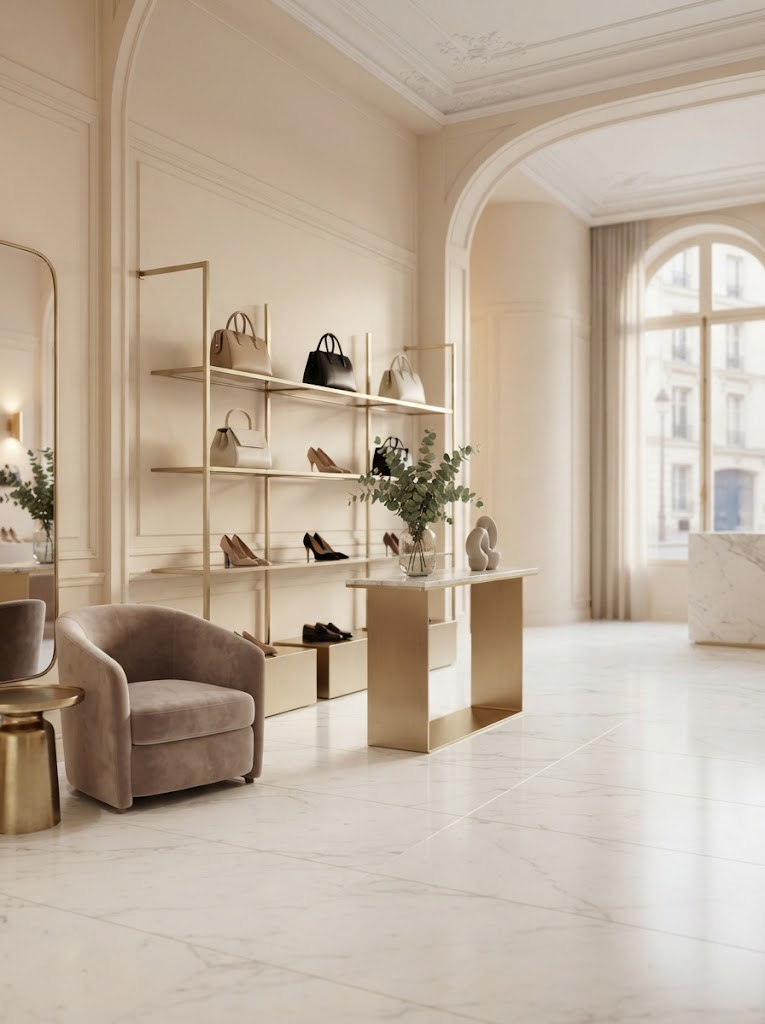
#> input picture episodes/2026-10-27_kering/decors/boutique.jpg, 765 x 1024 px
$ python test_veo.py out.png
#> lines starting #> are read from the running program, lines starting #| are printed output that depends on the picture
"""Test : clips Veo (Gemini) détourés et intégrés dans la boutique Kering, avec la voix. usage : python3 test_veo.py sortie.mp4"""
import sys, os, subprocess, numpy as np, cv2
from PIL import Image
D = os.path.dirname(os.path.abspath(__file__)); E = f'{D}/../../episodes/2026-10-27_kering'
W, H, FPS = 1080, 1920, 24
BG = Image.open(f'{E}/decors/boutique.jpg').convert('RGB'); BG = BG.resize((int(BG.width*1920/BG.height), 1920), Image.LANCZOS)
#> further down, BG is the input picture: PIL image 765x1024 RGB; mean R, G, B 189.9, 174.4, 157.1
BG = np.asarray(BG.crop(((BG.width-W)//2, 0, (BG.width-W)//2+W, H))).astype(np.float32)
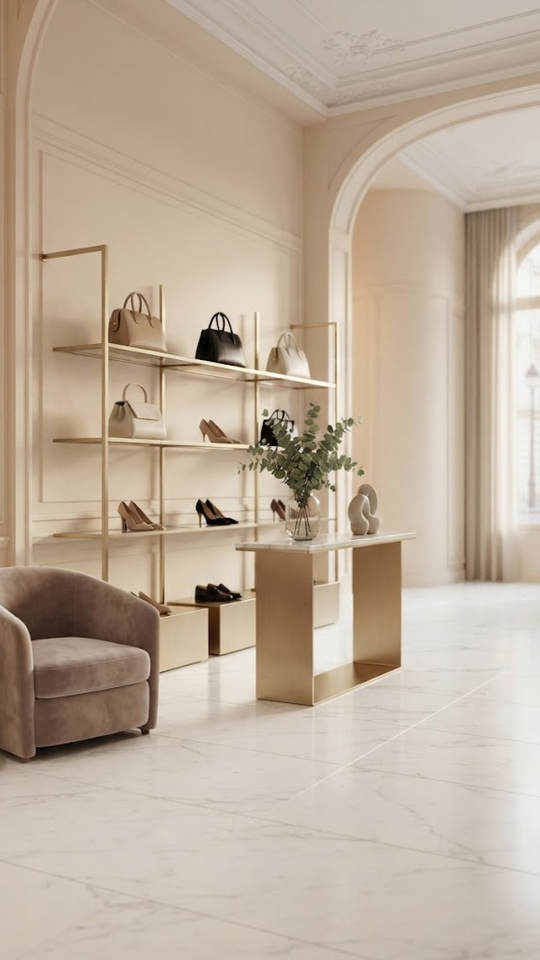
#> BG: shape (1920, 1080, 3) float32 (shown at 1/2 size); mean R, G, B 188.8, 172.4, 155.7
def frames(f, w, h):
    p = subprocess.Popen(['ffmpeg', '-loglevel', 'error', '-i', f, '-f', 'rawvideo', '-pix_fmt', 'rgb24', '-'], stdout=subprocess.PIPE)
    while True:
        b = p.stdout.read(w*h*3)
        if len(b) < w*h*3: break
        yield np.frombuffer(b, np.uint8).reshape(h, w, 3)
def key(a):
    a = a.astype(np.float32); R, G, B = a[..., 0], a[..., 1], a[..., 2]; ks = G-np.maximum(R, B)
    al = 1-np.clip((ks-30)/60, 0, 1); al = cv2.GaussianBlur(al, (0, 0), .7)
    sp = ks > 0; a[..., 1] = np.where(sp, np.minimum(G, R*.75+B*.25), G); a[..., 2] = np.where(sp, np.minimum(B, R), B)   # débordement vert neutralisé (sans liseré violet)
    dk = (a.sum(2) < 330) & (a[..., 2] > a[..., 0]*.8)                       # traits sombres teintés de bleu : ramenés au brun
    a[..., 2] = np.where(dk, a[..., 0]*.55, a[..., 2]); a[..., 1] = np.where(dk, np.minimum(a[..., 1], a[..., 0]*.75), a[..., 1])
    return a, al
def place(a, al, s, cx, feet, X, Y):
    """met l'image détourée à l'échelle s, son point (cx, feet) sur (X, Y) de l'écran"""
    M = np.float32([[s, 0, X-cx*s], [0, s, Y-feet*s]])
    fg = cv2.warpAffine(a, M, (W, H), flags=cv2.INTER_CUBIC); m = cv2.warpAffine(al, M, (W, H), flags=cv2.INTER_LINEAR)
    return fg, np.clip(m, 0, 1)
def shadow(X, Y, k=1.):
    m = np.zeros((H, W), np.float32); cv2.ellipse(m, (int(X), int(Y)), (95, 14), 0, 0, 360, .45*k, -1); return cv2.GaussianBlur(m, (0, 0), 9)
out = sys.argv[1]
#> (the run stopped early here; a loop or call above may not have finished)

$ run again, with episodes/2026-10-27_kering/decors/shanghai.jpg copied over episodes/2026-10-27_kering/decors/boutique.jpg
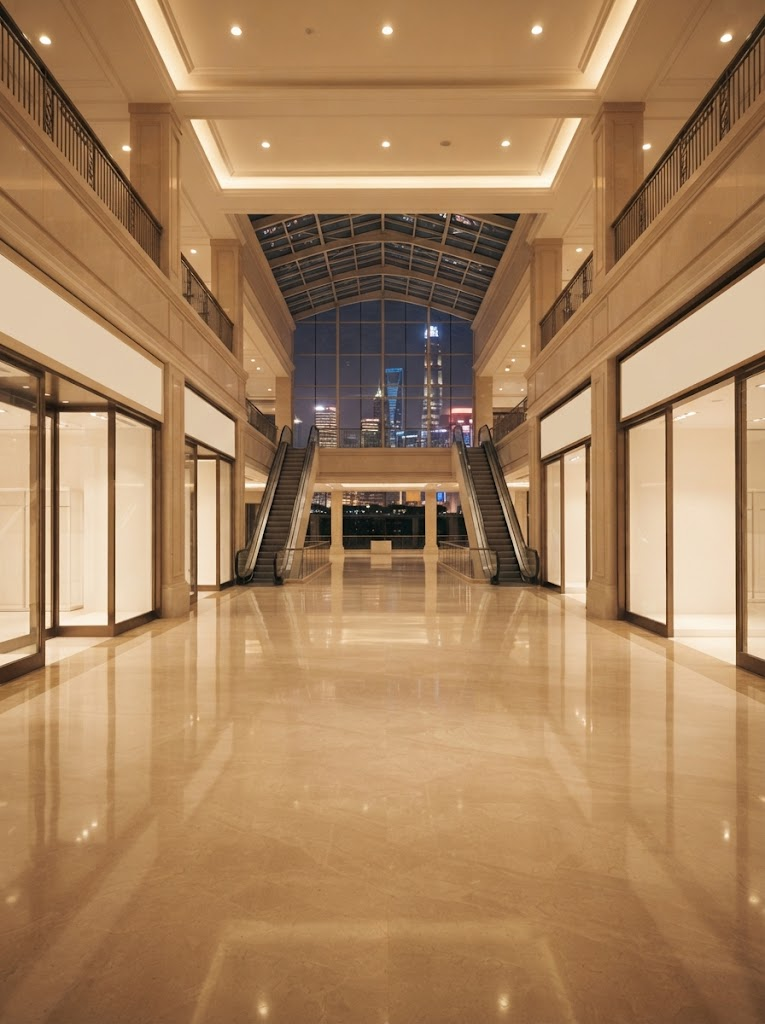
#> input picture episodes/2026-10-27_kering/decors/shanghai.jpg, 765 x 1024 px
#> BG is the input picture: PIL image 765x1024 RGB; mean R, G, B 167.3, 130.1, 92.8
#> `BG = np.asarray(BG.crop(((BG.width-W)//2, 0, (BG.width-W)//2+W, H))).a..`:
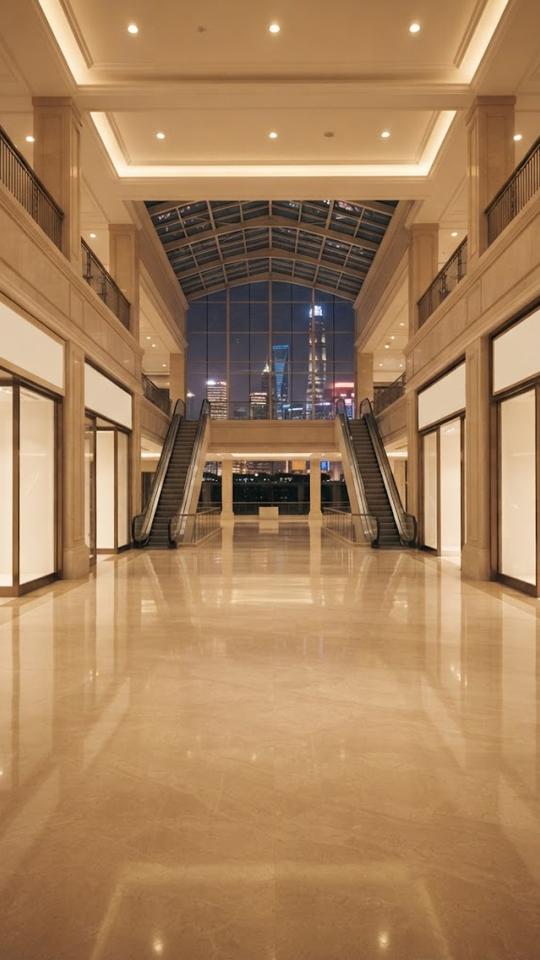
#> BG: shape (1920, 1080, 3) float32 (shown at 1/2 size); mean R, G, B 166.2, 128.5, 90.6
